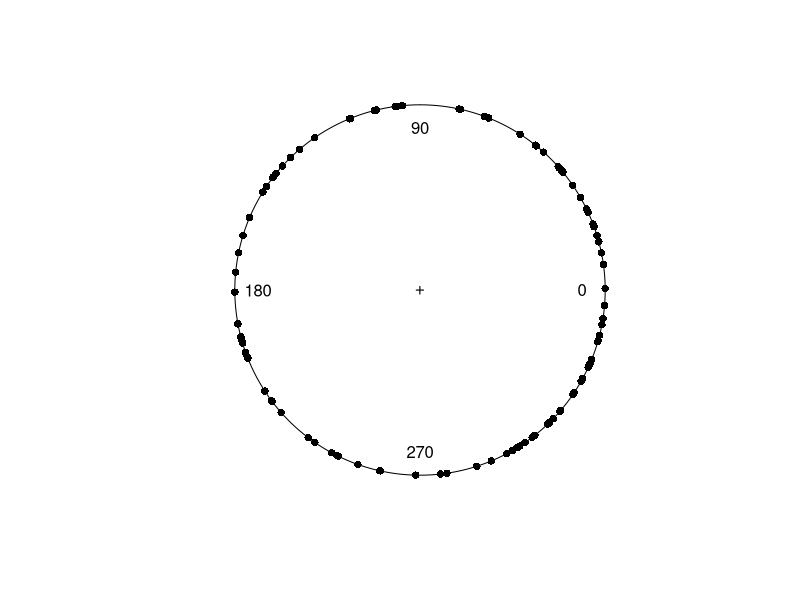
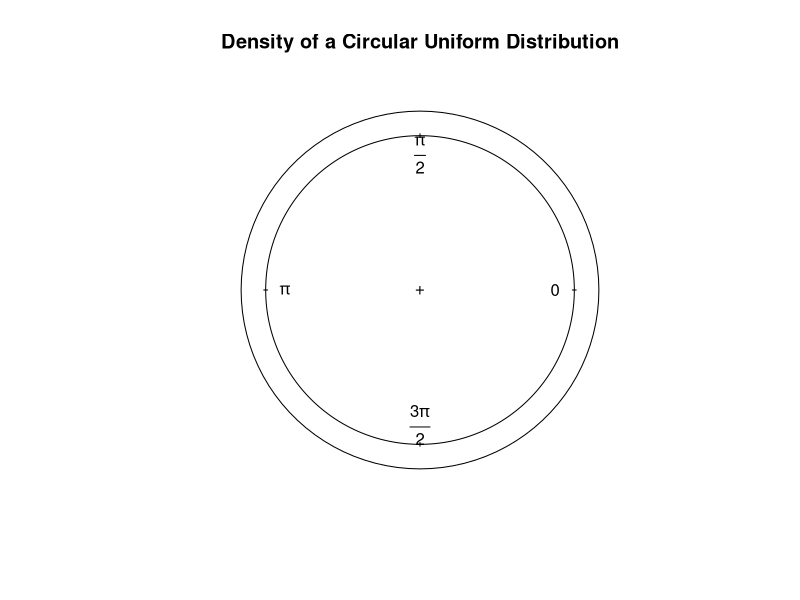

Write the R code that produced these figures, in order.
library(circular)


### Name: Circular Uniform
### Title: Circular Uniform Density Function
### Aliases: dcircularuniform rcircularuniform
### Keywords: distribution

### ** Examples


data1 <- rcircularuniform(100, control.circular=list(units="degrees"))
plot(data1)

curve.circular(dcircularuniform, join=TRUE, xlim=c(-1.2, 1.2), 
  ylim=c(-1.2, 1.2), main="Density of a Circular Uniform Distribution")
